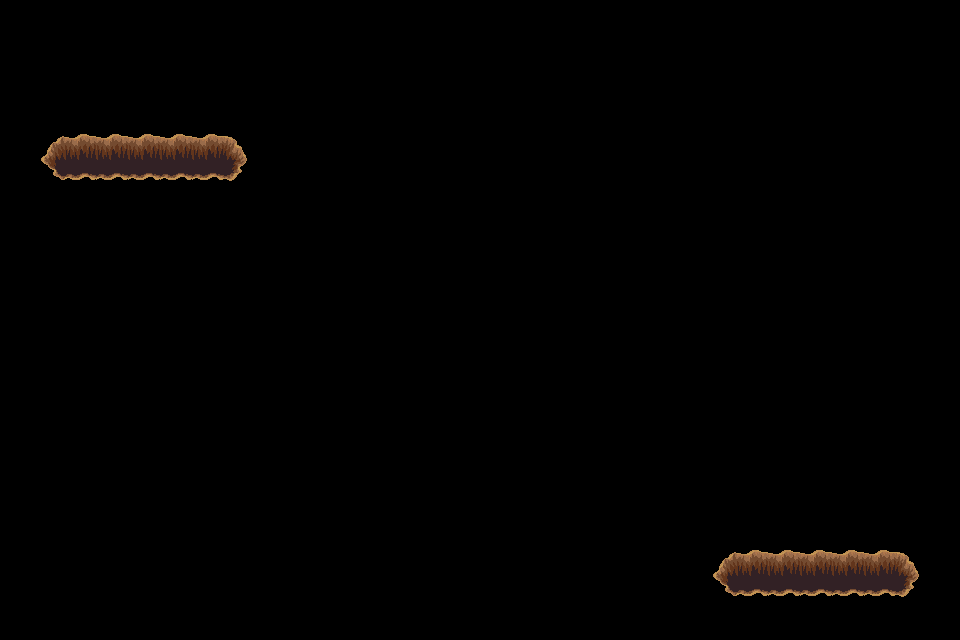

A level layout from a 2D game, rendered from its tile map. Below: a short description, then the map file with its tile-grid data intact:
An orthogonal 30x20 tile map with 32x32 px tiles, 1 tile layer (trou), 2 tilesets.

<map version="1.4" tiledversion="1.4.3" orientation="orthogonal" renderorder="right-down" width="30" height="20" tilewidth="32" tileheight="32" infinite="0" nextlayerid="9" nextobjectid="1">
 <tileset firstgid="1" source="../../dungeon_green.tsx" />
 <tileset firstgid="530" source="../../dungeon.tsx" />
 <layer id="8" name="trou" width="30" height="20">
  <data encoding="csv">
0,0,0,0,0,0,0,0,0,0,0,0,0,0,0,0,0,0,0,0,0,0,0,0,0,0,0,0,0,0,
0,0,0,0,0,0,0,0,0,0,0,0,0,0,0,0,0,0,0,0,0,0,0,0,0,0,0,0,0,0,
0,0,0,0,0,0,0,0,0,0,0,0,0,0,0,0,0,0,0,0,0,0,0,0,0,0,0,0,0,0,
0,0,0,0,0,0,0,0,0,0,0,0,0,0,0,0,0,0,0,0,0,0,0,0,0,0,0,0,0,0,
0,432,433,433,433,433,433,434,0,0,0,0,0,0,0,0,0,0,0,0,0,0,0,0,0,0,0,0,0,0,
0,478,479,479,479,479,479,480,0,0,0,0,0,0,0,0,0,0,0,0,0,0,0,0,0,0,0,0,0,0,
0,0,0,0,0,0,0,0,0,0,0,0,0,0,0,0,0,0,0,0,0,0,0,0,0,0,0,0,0,0,
0,0,0,0,0,0,0,0,0,0,0,0,0,0,0,0,0,0,0,0,0,0,0,0,0,0,0,0,0,0,
0,0,0,0,0,0,0,0,0,0,0,0,0,0,0,0,0,0,0,0,0,0,0,0,0,0,0,0,0,0,
0,0,0,0,0,0,0,0,0,0,0,0,0,0,0,0,0,0,0,0,0,0,0,0,0,0,0,0,0,0,
0,0,0,0,0,0,0,0,0,0,0,0,0,0,0,0,0,0,0,0,0,0,0,0,0,0,0,0,0,0,
0,0,0,0,0,0,0,0,0,0,0,0,0,0,0,0,0,0,0,0,0,0,0,0,0,0,0,0,0,0,
0,0,0,0,0,0,0,0,0,0,0,0,0,0,0,0,0,0,0,0,0,0,0,0,0,0,0,0,0,0,
0,0,0,0,0,0,0,0,0,0,0,0,0,0,0,0,0,0,0,0,0,0,0,0,0,0,0,0,0,0,
0,0,0,0,0,0,0,0,0,0,0,0,0,0,0,0,0,0,0,0,0,0,0,0,0,0,0,0,0,0,
0,0,0,0,0,0,0,0,0,0,0,0,0,0,0,0,0,0,0,0,0,0,0,0,0,0,0,0,0,0,
0,0,0,0,0,0,0,0,0,0,0,0,0,0,0,0,0,0,0,0,0,0,0,0,0,0,0,0,0,0,
0,0,0,0,0,0,0,0,0,0,0,0,0,0,0,0,0,0,0,0,0,0,432,433,433,433,433,433,434,0,
0,0,0,0,0,0,0,0,0,0,0,0,0,0,0,0,0,0,0,0,0,0,478,479,479,479,479,479,480,0,
0,0,0,0,0,0,0,0,0,0,0,0,0,0,0,0,0,0,0,0,0,0,0,0,0,0,0,0,0,0
</data>
 </layer>
</map>
